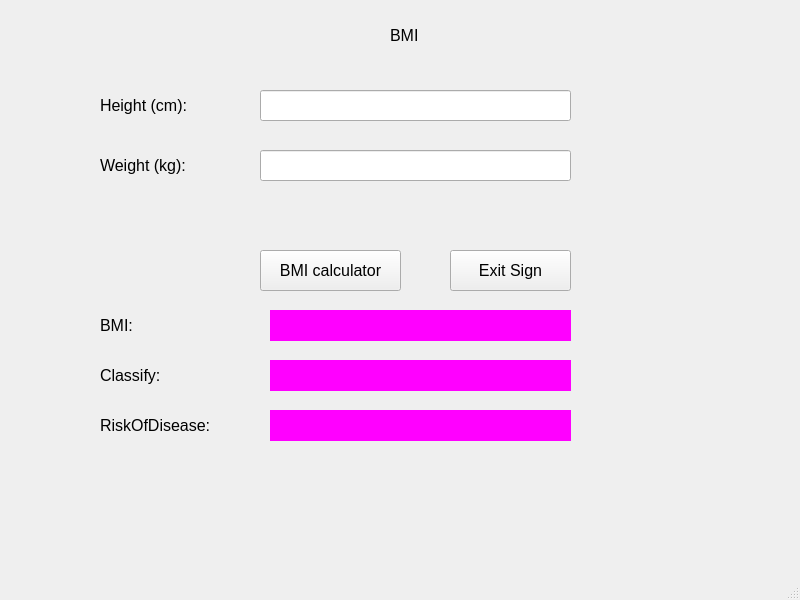
<?xml version="1.0" encoding="UTF-8"?>
<ui version="4.0">
 <class>MainWindow</class>
 <widget class="QMainWindow" name="MainWindow">
  <property name="geometry">
   <rect>
    <x>0</x>
    <y>0</y>
    <width>800</width>
    <height>600</height>
   </rect>
  </property>
  <property name="windowTitle">
   <string>MainWindow</string>
  </property>
  <widget class="QWidget" name="centralwidget">
   <widget class="QPushButton" name="ExitSign">
    <property name="geometry">
     <rect>
      <x>450</x>
      <y>250</y>
      <width>121</width>
      <height>41</height>
     </rect>
    </property>
    <property name="font">
     <font>
      <pointsize>12</pointsize>
     </font>
    </property>
    <property name="cursor">
     <cursorShape>PointingHandCursor</cursorShape>
    </property>
    <property name="text">
     <string>Exit Sign</string>
    </property>
   </widget>
   <widget class="QPushButton" name="BMI">
    <property name="geometry">
     <rect>
      <x>260</x>
      <y>250</y>
      <width>141</width>
      <height>41</height>
     </rect>
    </property>
    <property name="font">
     <font>
      <pointsize>12</pointsize>
     </font>
    </property>
    <property name="cursor">
     <cursorShape>PointingHandCursor</cursorShape>
    </property>
    <property name="text">
     <string>BMI calculator</string>
    </property>
   </widget>
   <widget class="QLabel" name="label_4">
    <property name="geometry">
     <rect>
      <x>100</x>
      <y>90</y>
      <width>121</width>
      <height>31</height>
     </rect>
    </property>
    <property name="font">
     <font>
      <pointsize>12</pointsize>
     </font>
    </property>
    <property name="text">
     <string>Height (cm):</string>
    </property>
   </widget>
   <widget class="QLabel" name="label_5">
    <property name="geometry">
     <rect>
      <x>100</x>
      <y>150</y>
      <width>121</width>
      <height>31</height>
     </rect>
    </property>
    <property name="font">
     <font>
      <pointsize>12</pointsize>
     </font>
    </property>
    <property name="text">
     <string>Weight (kg):</string>
    </property>
   </widget>
   <widget class="QLabel" name="label_6">
    <property name="geometry">
     <rect>
      <x>390</x>
      <y>20</y>
      <width>91</width>
      <height>31</height>
     </rect>
    </property>
    <property name="font">
     <font>
      <pointsize>12</pointsize>
     </font>
    </property>
    <property name="text">
     <string>BMI</string>
    </property>
   </widget>
   <widget class="QLineEdit" name="Height">
    <property name="geometry">
     <rect>
      <x>260</x>
      <y>90</y>
      <width>311</width>
      <height>31</height>
     </rect>
    </property>
    <property name="font">
     <font>
      <pointsize>12</pointsize>
     </font>
    </property>
    <property name="text">
     <string/>
    </property>
   </widget>
   <widget class="QLineEdit" name="Weight">
    <property name="geometry">
     <rect>
      <x>260</x>
      <y>150</y>
      <width>311</width>
      <height>31</height>
     </rect>
    </property>
    <property name="font">
     <font>
      <pointsize>12</pointsize>
     </font>
    </property>
    <property name="text">
     <string/>
    </property>
   </widget>
   <widget class="QLabel" name="label_7">
    <property name="geometry">
     <rect>
      <x>100</x>
      <y>310</y>
      <width>121</width>
      <height>31</height>
     </rect>
    </property>
    <property name="font">
     <font>
      <pointsize>12</pointsize>
     </font>
    </property>
    <property name="text">
     <string>BMI:</string>
    </property>
   </widget>
   <widget class="QLabel" name="label_8">
    <property name="geometry">
     <rect>
      <x>100</x>
      <y>360</y>
      <width>121</width>
      <height>31</height>
     </rect>
    </property>
    <property name="font">
     <font>
      <pointsize>12</pointsize>
     </font>
    </property>
    <property name="text">
     <string>Classify:</string>
    </property>
   </widget>
   <widget class="QLabel" name="BMI_result">
    <property name="geometry">
     <rect>
      <x>270</x>
      <y>310</y>
      <width>301</width>
      <height>31</height>
     </rect>
    </property>
    <property name="styleSheet">
     <string notr="true">background-color: rgb(255,0,255);</string>
    </property>
    <property name="text">
     <string/>
    </property>
   </widget>
   <widget class="QLabel" name="Classify">
    <property name="geometry">
     <rect>
      <x>270</x>
      <y>360</y>
      <width>301</width>
      <height>31</height>
     </rect>
    </property>
    <property name="styleSheet">
     <string notr="true">background-color: rgb(255,0,255);</string>
    </property>
    <property name="text">
     <string/>
    </property>
   </widget>
   <widget class="QLabel" name="label_9">
    <property name="geometry">
     <rect>
      <x>100</x>
      <y>410</y>
      <width>141</width>
      <height>31</height>
     </rect>
    </property>
    <property name="font">
     <font>
      <pointsize>12</pointsize>
     </font>
    </property>
    <property name="text">
     <string>RiskOfDisease: </string>
    </property>
   </widget>
   <widget class="QLabel" name="RiskOfDisease">
    <property name="geometry">
     <rect>
      <x>270</x>
      <y>410</y>
      <width>301</width>
      <height>31</height>
     </rect>
    </property>
    <property name="styleSheet">
     <string notr="true">background-color: rgb(255,0,255);</string>
    </property>
    <property name="text">
     <string/>
    </property>
   </widget>
  </widget>
  <widget class="QMenuBar" name="menubar">
   <property name="geometry">
    <rect>
     <x>0</x>
     <y>0</y>
     <width>800</width>
     <height>26</height>
    </rect>
   </property>
  </widget>
  <widget class="QStatusBar" name="statusbar"/>
 </widget>
 <resources/>
 <connections>
  <connection>
   <sender>ExitSign</sender>
   <signal>clicked()</signal>
   <receiver>MainWindow</receiver>
   <slot>close()</slot>
   <hints>
    <hint type="sourcelabel">
     <x>520</x>
     <y>386</y>
    </hint>
    <hint type="destinationlabel">
     <x>399</x>
     <y>299</y>
    </hint>
   </hints>
  </connection>
 </connections>
</ui>
